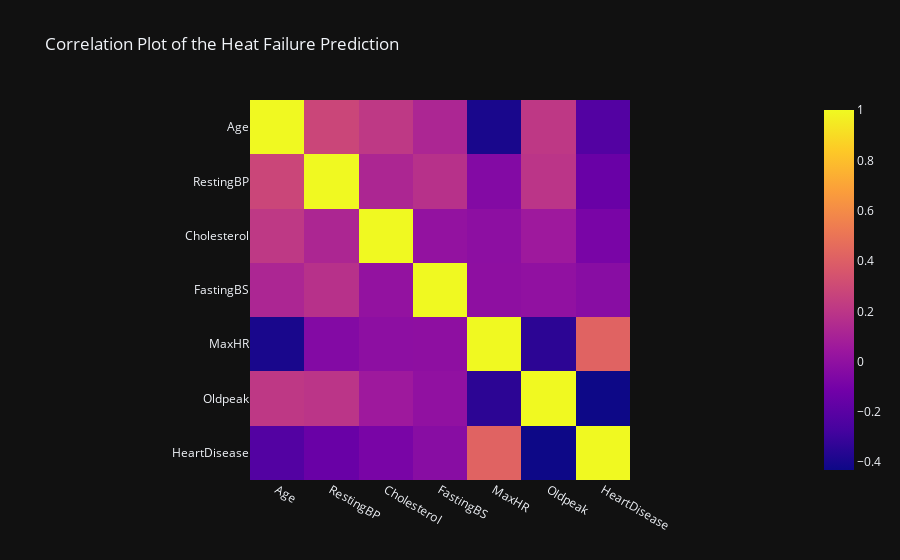

Here is the notebook cell this chart was saved with:
### Markdown cell above
## Correlation Matrix
### Its necessary to remove correlated variables to improve your model.One can find correlations using pandas “.corr()” function and can visualize the correlation matrix using plotly express.
- Lighter shades represents positive correlation
- Darker shades represents negative correlation

### Code cell
px.imshow(df.corr(),title="Correlation Plot of the Heat Failure Prediction")

### Figure 1 — Plotly figure (JSON) as saved in the notebook; plotly's stock layout.template omitted (floating-point values rounded to 4 significant figures)
{"data": [{"coloraxis": "coloraxis", "hovertemplate": "x: %{x}<br>y: %{y}<br>color: %{z}<extra></extra>", "name": "0", "type": "heatmap", "x": ["Age", "RestingBP", "Cholesterol", "FastingBS", "MaxHR", "Oldpeak", "HeartDisease"], "xaxis": "x", "y": ["Age", "RestingBP", "Cholesterol", "FastingBS", "MaxHR", "Oldpeak", "HeartDisease"], "yaxis": "y", "z": [[1, 0.2794, 0.2137, 0.1213, -0.3985, 0.21, -0.2254], [0.2794, 1, 0.1232, 0.1775, -0.0467, 0.1932, -0.1449], [0.2137, 0.1232, 1, 0.01329, -0.00994, 0.05395, -0.08524], [0.1213, 0.1775, 0.01329, 1, -0.008567, 0.005747, -0.02805], [-0.3985, -0.0467, -0.00994, -0.008567, 1, -0.3442, 0.4217], [0.21, 0.1932, 0.05395, 0.005747, -0.3442, 1, -0.4307], [-0.2254, -0.1449, -0.08524, -0.02805, 0.4217, -0.4307, 1]]}], "layout": {"coloraxis": {"colorscale": [[0, "#0d0887"], [0.1111, "#46039f"], [0.2222, "#7201a8"], [0.3333, "#9c179e"], [0.4444, "#bd3786"], [0.5556, "#d8576b"], [0.6667, "#ed7953"], [0.7778, "#fb9f3a"], [0.8889, "#fdca26"], [1, "#f0f921"]]}, "title": {"text": "Correlation Plot of the Heat Failure Prediction"}, "xaxis": {"anchor": "y", "constrain": "domain", "domain": [0, 1], "scaleanchor": "y"}, "yaxis": {"anchor": "x", "autorange": "reversed", "constrain": "domain", "domain": [0, 1]}}}
